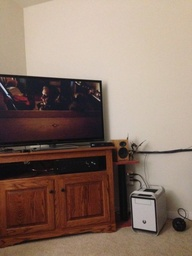
#> input picture Lab3/data/2.jpg, 192 x 256 px, shrunk from 480 x 640 before the run
$ python hw3.py
#> lines starting #> are read from the running program, lines starting #| are printed output that depends on the picture; long printed decimals are rounded
### Lab3/BFMATCH.py
import matplotlib.pyplot as plt
import numpy as np
import cv2
import math

class BFMATCH():

    def Best2Matches(self, des1, des2):
        self.match = []
        idx1 = 0
        for p1 in des1:
            best_m = []
            temp0 = cv2.DMatch(idx1, 0, math.sqrt((p1 - des2[0]).T.dot(p1 - des2[0])))
            temp1 = cv2.DMatch(idx1, 1, math.sqrt((p1 - des2[1]).T.dot(p1 - des2[1])))
            if temp0.distance < temp1.distance:
                best_m.append(temp0)
                best_m.append(temp1)
            else:
                best_m.append(temp1)
                best_m.append(temp0)

            idx2 = 0
            for p2 in des2:
                dis = math.sqrt((p1-p2).T.dot((p1-p2)))
                if dis < best_m[0].distance:
                    best_m[0].trainIdx = idx2
                    best_m[0].distance = dis
                elif dis < best_m[1].distance:
                    best_m[1].trainIdx = idx2
                    best_m[1].distance = dis
                idx2 = idx2 + 1
            idx1 = idx1 + 1
            self.match.append(best_m)
        return self.match

### Lab3/RANSAC.py
import numpy as np
from numpy.linalg import inv
import cv2
import random

class RANSAC():
    def __init__(self, thresh, n_times, points):
        self.thresh = thresh
        self.n_times = n_times
        self.points = points


    def GeoDis(self, points, H):
        point1 = np.transpose(np.array([points[0], points[1], 1]))
        Estm = np.dot(H, point1)
        Estm2 = (1 / Estm.item(2)) * Estm

        point2 = np.transpose(np.array([points[2], points[3], 1]))
        Err = point2 - Estm2
        return np.linalg.norm(Err)


    def ransac(self, CorList):
        MaxLines = []
        AnsH = None
        Clen = len(CorList)
        for iter_1 in range(self.n_times):
            testP = []
            RanPoints = []
            ## pick up 4 random points
            Cor1 = CorList[random.randrange(0, Clen)]
            Cor2 = CorList[random.randrange(0, Clen)]
            Cor3 = CorList[random.randrange(0, Clen)]
            Cor4 = CorList[random.randrange(0, Clen)]
            RanPoints.append((Cor1, Cor2, Cor3, Cor4))# = np.vstack((Cor1, Cor2, Cor3, Cor4))

            RanPoints = np.vstack((Cor1, Cor2, Cor3, Cor4))

            ## cal H
            H = self.CalH(RanPoints)
            ## Cal line
            Lines = []
            for iter_2 in range(Clen):
                d = self.GeoDis(points = CorList[iter_2], H = H)
                if d < 5:
                    Lines.append(CorList[iter_2])

            if len(Lines) > len(MaxLines):
                MaxLines = Lines
                AnsH = H

            #if len(MaxLines) > (Clen * self.thresh):
            #    break
        print("Ran", RanPoints)
        print("H: ", AnsH)
        return AnsH, MaxLines


    def CalH(self, RanPointsssssss):
        AsmList = []

        for iter_pts in RanPointsssssss:
            p1 = np.array([iter_pts.item(0), iter_pts.item(1), 1])
            p2 = np.array([iter_pts.item(2), iter_pts.item(3), 1])
            a2 = [0, 0, 0, -p2.item(2) * p1.item(0), -p2.item(2) * p1.item(1), -p2.item(2) * p1.item(2), p2.item(1) * p1.item(0), p2.item(1) * p1.item(1), p2.item(1) * p1.item(2)]
            a1 = [-p2.item(2) * p1.item(0), -p2.item(2) * p1.item(1), -p2.item(2) * p1.item(2), 0, 0, 0, p2.item(0) * p1.item(0), p2.item(0) * p1.item(1), p2.item(0) * p1.item(2)]
            AsmList.append(a1)
            AsmList.append(a2)

        AsmMtx = np.matrix(AsmList)
        U, Sigma, Vt = np.linalg.svd(AsmMtx)

        pre_H = np.reshape(Vt[8], (3, 3))
        H = (1/pre_H.item(8)) * pre_H
        return H

### Lab3/WARP.py
import numpy as np
from numpy.linalg import inv
import cv2
import random

class WARP():
    def warp(self, img, H, outputShape = None):
        outputShape = tuple(outputShape)
        NewImg = self.Realwarp(img, H, outputShape)
        return NewImg

    def Realwarp(self, image, transformation, outputShape):
        mapping = self.cartesian_product_transpose_pp(
            np.arange(outputShape[0], dtype=np.float32),
            np.arange(outputShape[1], dtype=np.float32)
        )
        mapping = mapping.reshape(outputShape[0], outputShape[1], 2)
        mapping = self.perspectiveTransform(mapping, inv(np.array(transformation)))
        return np.swapaxes(self.remapping(image,mapping), 0, 1)

    def cartesian_product_transpose_pp(self, *arrays):
        la = len(arrays)
        dtype = np.result_type(*arrays)
        arr = np.empty([la] + [len(a) for a in arrays], dtype=dtype)
        for i, a in enumerate(np.ix_(*arrays)):
            arr[i, ...] = a
        return arr.reshape(la, -1).T


    def perspectiveTransform(self, mapping, M):
        t1 = ((M[0, 0] * mapping[:, :, 0]) + (M[0, 1] * mapping[:, :, 1]) + M[0, 2]) / (
                    (M[2, 0] * mapping[:, :, 0]) + (M[2, 1] * mapping[:, :, 1]) + M[2, 2])
        t2 = ((M[1, 0] * mapping[:, :, 0]) + (M[1, 1] * mapping[:, :, 1]) + M[1, 2]) / (
                    (M[2, 0] * mapping[:, :, 0]) + (M[2, 1] * mapping[:, :, 1]) + M[2, 2])
        return np.stack((t1, t2), axis=2)


    def remapping(self, src, mapping):
        ret = np.zeros((mapping.shape[0],mapping.shape[1],src.shape[2]),dtype=np.uint8)
        height = mapping.shape[0]
        width = mapping.shape[1]
        print("Doing mapping and bilinear interpolation...\n")
        for i in range(height):
            for j in range(width):
                x = mapping[i][j][1]
                y = mapping[i][j][0]
                x1 = int(x)
                x2 = x1+1
                y1 = int(y)
                y2 = y1+1
                if x1 >= 0 and y1 >= 0 and x2 < src.shape[0] and y2 < src.shape[1]:
                    # Bilinear interpolation
                    ret[i][j] = (src[x1][y1]*(x2-x)*(y2-y) + src[x1][y2]*(x2-x)*(y-y1) + src[x2][y1]*(x-x1)*(y2-y) + src[x2][y2]*(x-x1)*(y-y1)).astype(np.uint8)
        return ret

### Lab3/hw3.py
import matplotlib.pyplot as plt
import numpy as np
import cv2
import math
from RANSAC import *
from WARP import *
from BFMATCH import *

imname1 = 'data/2.jpg'
imname2 = 'data/1.jpg'

# part1
img1 = cv2.imread(imname1)
#> img1 is the input picture: shape (256, 192, 3); mean B, G, R 105.3, 117.7, 139.1
Gimg1 = cv2.cvtColor(img1, cv2.COLOR_BGR2GRAY)
img2 = cv2.imread(imname2)
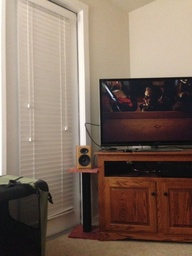
#> input picture Lab3/data/1.jpg, 192 x 256 px, shrunk from 480 x 640 before the run
#> img2 is the input picture: shape (256, 192, 3); mean B, G, R 95.3, 108.5, 127.7
Gimg2 = cv2.cvtColor(img2, cv2.COLOR_BGR2GRAY)
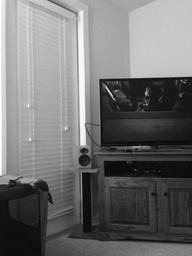
#> Gimg2: shape (256, 192); min 5, max 255, mean 112.7
sift = cv2.xfeatures2d.SIFT_create()
kp1, des1 = sift.detectAndCompute(Gimg1, None)
#> kp1 = 132 keypoints; strongest (x, y, size): (100, 82, 2.3), (43, 92, 2.4), (143, 212, 16.3), (81, 101, 34.8)
kp2, des2 = sift.detectAndCompute(Gimg2, None)
#> kp2 = 121 keypoints; strongest (x, y, size): (146, 93, 2.4), (83, 142, 5.4), (83, 150, 3.9), (134, 147, 2.3)

# part2

#bf = cv2.BFMatcher()
#matches = bf.knnMatch(des1, des2, k=2)
BFmatch = BFMATCH()
Mymatches = BFmatch.Best2Matches(des1, des2)
#> the loop in Best2Matches, `for p1 in des1:` made 132 passes
#> after the loop in Best2Matches, `for p1 in des1:`: idx1 = 132; self.match = 132 matches
#> Mymatches = 132 matches

# Apply ratio test

temp = []
MATCH = []
for m in Mymatches:
    if m[0].distance < 0.8*m[1].distance:
        temp.append((m[0].trainIdx, m[0].queryIdx))
        MATCH.append(m[0])
#> this loop made 132 passes
#> after the loop, MATCH = 46 matches; temp = 46 pairs, first value 12 to 120, second value 1 to 129
Mymatches = np.asarray(temp)
#> Mymatches has the same summary as temp


MATCH = sorted(MATCH, key=lambda x: x.distance)

thirty_match = MATCH[:30]
#> thirty_match = 30 matches


#
(hA, wA) = img1.shape[:2]
#> hA = 256; wA = 192
(hB, wB) = img2.shape[:2]
#> hB = 256; wB = 192
vis = np.zeros((max(hA, hB), wA + wB, 3), dtype="uint8")
vis[0:hA, 0:wA] = img1
vis[0:hB, wA:] = img2
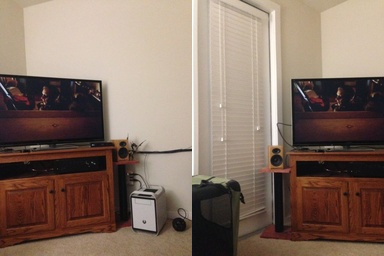
#> vis: shape (256, 384, 3); mean B, G, R 100.3, 113.1, 133.4

CorList = []

for (trainIdx, queryIdx) in Mymatches:
    temp = np.random.randint(0, high=255, size=(3,))
    color = (np.asscalar(temp[0]), np.asscalar(temp[1]), np.asscalar(temp[2]))
    #print(color)
    ptA = (int(kp1[queryIdx].pt[0]), int(kp1[queryIdx].pt[1]))
    ptB = (int(kp2[trainIdx].pt[0] + wA), int(kp2[trainIdx].pt[1]))
    #cv2.line(vis, ptA, ptB, color, 1)
    (x1, y1) = (kp1[queryIdx].pt)
    (x2, y2) = (kp2[trainIdx].pt)
    CorList.append([x1, y1, x2, y2])
#> this loop made 46 passes
#> (trainIdx, queryIdx, color, ptA, ptB, x1, y1, x2) on passes 1 to 10: (69, 1, (172, 47, 117), (6, 190), (302, 187), 6.2, 191, 110.8), (72, 2, (192, 67, 251), (10, 83), (307, 87), 10.38, 83.84, 115.5), (74, 3, (195, 103, 9), (14, 185), (309, 182), 14.44, 185, 117.7), (75, 4, (211, 21, 242), (14, 185), (309, 182), 14.44, 185, 117.7), (76, 5, (36, 87, 70), (14, 185), (309, 182), 14.44, 185, 117.7), (79, 8, (216, 88, 140), (17, 180), (312, 178), 17.35, 180.8, 120.8), (81, 10, (58, 193, 230), (20, 94), (315, 96), 20, 94.32, 123.6), (119, 12, (39, 87, 174), (20, 150), (376, 154), 20.5, 151, 184.1), (115, 13, (88, 81, 165), (20, 242), (370, 78), 20.52, 242.9, 178.6), (82, 15, (25, 77, 72), (22, 147), (317, 147), 22.38, 147.6, 125.2)
#> after the loop, CorList = 46 items, first 6: [6.2, 191, 110.8, 187.1], [10.38, 83.84, 115.5, 87.17], [14.44, 185, 117.7, 182.5], [14.44, 185, 117.7, 182.5], [14.44, 185, 117.7, 182.5], [17.35, 180.8, 120.8, 178.8]


# part3
#do RANSAC
CorList = np.array(CorList)
#> CorList = 46 rows, first 6: [6.2, 191, 110.8, 187.1], [10.38, 83.84, 115.5, 87.17], [14.44, 185, 117.7, 182.5], [14.44, 185, 117.7, 182.5], [14.44, 185, 117.7, 182.5], [17.35, 180.8, 120.8, 178.8]
RSC = RANSAC(thresh = 10.0, n_times = 1000, points = 4)
H, Lines = RSC.ransac(CorList = CorList)
#> in ransac, `Clen = len(CorList)`: Clen = 46
#> the loop in ransac, `for iter_1 in range(self.n_times):` made 1000 passes
#> (Cor1, Cor2, Cor3, Cor4) on pass 1: ([38.92, 105.5, 141.2, 106.6], [41.91, 145.8, 139.1, 146.9], [14.44, 185, 117.7, 182.5], [27.79, 150.7, 128, 150.6])
#| Ran [[ 44.429  96.596 147.238  97.307]
#|  [ 33.661 223.928 136.019 223.289]
#|  [ 36.617 242.933 140.417 242.942]
#|  [ 36.617 242.933 140.417 242.942]]
#| H:  [[ 6.83879095e-01 -2.86801738e-02  1.07096619e+02]
#|  [-1.77620968e-01  8.82154497e-01  1.25269753e+01]
#|  [-1.48294124e-03 -1.60869221e-04  1.00000000e+00]]

Match_picture = 0


Match_picture = cv2.drawMatches(img1,kp1,img2,kp2, thirty_match, Match_picture, flags=2)


WAP = WARP()
ResultImg = WAP.warp(img = img1, H = H, outputShape = (img1.shape[1] + img2.shape[1], img1.shape[0]))
#> in perspectiveTransform, `t1 = ((M[0, 0] * mapping[:, :, 0]) + (M[0, 1] * mapping[:, :, 1]) + M[..`:
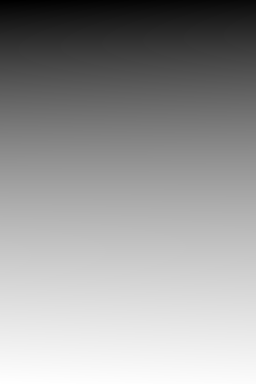
#> t1: shape (384, 256) float32; min -158.5, max 219.6, mean 69.5; drawn with min black and max white
#> in perspectiveTransform, `t2 = ((M[1, 0] * mapping[:, :, 0]) + (M[1, 1] * mapping[:, :, 1]) + M[..`:
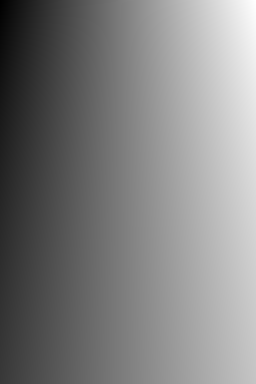
#> t2: shape (384, 256) float32; min -46.12, max 294, mean 125.5; drawn with min black and max white
#> after the loop in remapping, `for i in range(height):`:
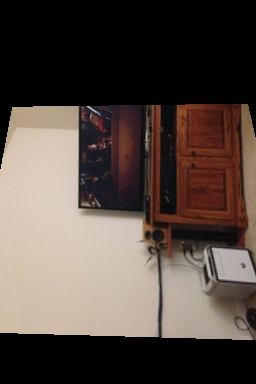
#> ret: shape (384, 256, 3); mean B, G, R 66.5, 73.5, 85.5


print("Linear(alpha) Blending...")
leftest_overlap = img2.shape[1]
for i in range(0,img2.shape[0]):
    for j in range(0,img2.shape[1]):
        if any(v != 0 for v in ResultImg[i][j]):
            leftest_overlap = min(leftest_overlap, j)
# to the left
for i in range(0,img2.shape[0]):
    for j in range(0,img2.shape[1]):
        if any(v != 0 for v in ResultImg[i][j]): # overlapped pixel
            # Linear(alpha) Blending
            alpha = float(img2.shape[1]-j)/(img2.shape[1]-leftest_overlap)
            ResultImg[i][j] = (ResultImg[i][j] * (1-alpha) +  img2[i][j] * alpha).astype(int)
        else:
            ResultImg[i][j] = img2[i][j]
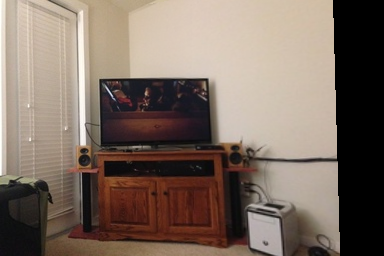
#> ResultImg: shape (256, 384, 3); mean B, G, R 98.3, 109.4, 125.4


cv2.imshow("Keypoint Matches of image", Match_picture)
cv2.imshow("Result of merged image", ResultImg)

plt.imshow(ResultImg)
plt.show()
